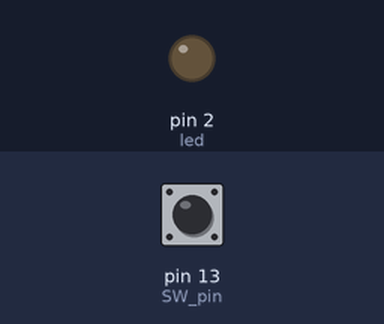
The sketch below on a simulated Arduino Uno, built with avr-gcc and run on an emulated ATmega328P. On the bench: output pins drawn as LEDs (lit = HIGH). The inputs (shaded band) are chosen by the test bench; at power-on: pin 13 (SW_pin) HIGH. What the sketch prints to the serial monitor is not drawn.

Above: at 1.2 s.
1.3 s: pin 13 (SW_pin) pulled LOW for 0.15 s
At 1.38 s:
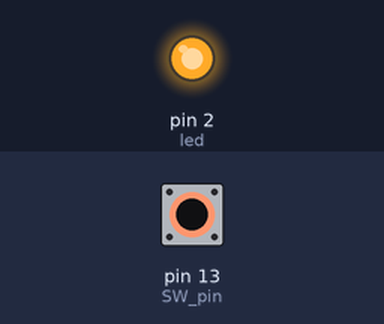
2.9 s: pin 13 (SW_pin) pulled LOW for 3.2 s
At 7.5 s:
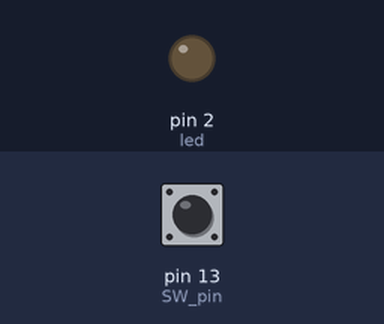
Timing chart, 0 to 9.0 s (numbered marks = the images above; inputs shaded):
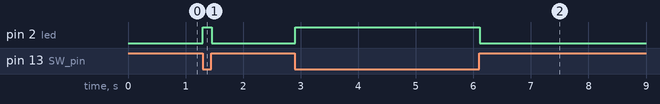

Measured:
- after the input at 1.3 s, pin 2 (led): LOW → HIGH at once, → LOW 0.16 s later
- after the input at 2.9 s, pin 2 (led): LOW → HIGH at once, → LOW 3.2 s later

The sketch:

Button_up_count.ino
```cpp
/*
 按鈕計數器~有彈跳現象
 */
int led=2;
int SW_pin = 13;  // 指定 D13 接腳連接按鈕
int val;//存放按鈕狀態的變數
int counter=0;//計數器變數
void setup()
  {
  Serial.begin(9600);  //開啟序列埠..速率為9600.與電腦連線

  pinMode(SW_pin, INPUT_PULLUP);//開啟上拉電阻

  pinMode(led, OUTPUT);         // 規劃 接腳2為數位輸出接腳led
}

void loop()
{
  Serial.println("hi");
   val = digitalRead(SW_pin);  // 讀取數位接腳13的值
  //  delay(100);//按鈕按下後100ms再取信號(無法完全消除彈跳現象)
  if (val==LOW) {  // 依照電路設計  按下按鈕=0  放開按鈕=1
    digitalWrite(led, HIGH);  //　按下按鈕=>燈亮
   counter=counter+1;
    Serial.print("counter~");
    Serial.println(counter);
  }

  else {
    digitalWrite(led, LOW);   //　放開按鈕=>燈滅
  }

}
```
